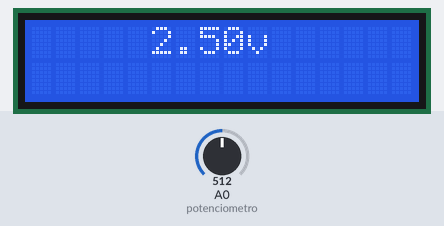
This sketch was run on a simulated Arduino Uno, built with avr-gcc and run on an emulated ATmega328P. Parts: 16×2 character LCD. Inputs (shaded band) come from the test bench; at power-on: A0 (potenciometro) = 512. What the sketch prints to the serial monitor is not drawn.

Above: at 1.2 s.
1.3 s: A0 (potenciometro) set to 716
At 2.9 s:
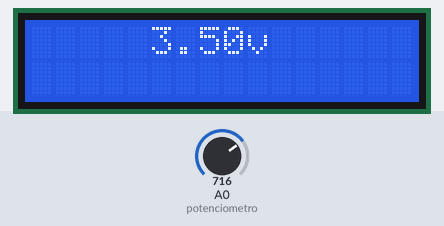
3.5 s: A0 (potenciometro) set to 900
At 4.6 s:
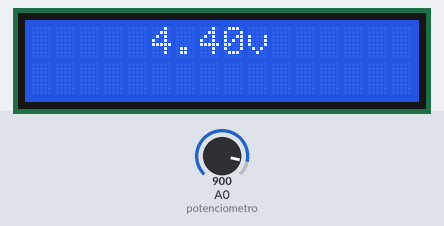
5.5 s: A0 (potenciometro) set to 1023
At 7.4 s:
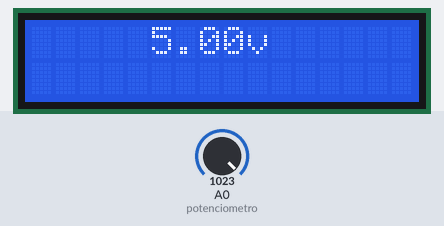
Timing chart, 0 to 8.9 s (numbered marks = the images above; inputs shaded):
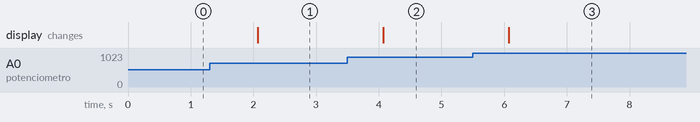

The sketch:

voltimetro.ino
```cpp
#include <LiquidCrystal.h>

LiquidCrystal lcd(12, 11, 5, 4, 3, 2);

int potenciometro = 0;
int valor = 0;

float vMin = 0;
float vMax = 5;
float potMin = 0;
float potMax = 1023;
float m;


void setup() {
  lcd.begin(16, 2);

  Serial.begin(9600);

  m = (vMax - vMin) / (potMax - potMin);
}

void loop() {
  float potencia = analogRead(potenciometro);

  float v = (m * (potencia - potMin)) + vMin;
  Serial.println(v);

  lcd.setCursor(5, 0);
  lcd.print(v);
  lcd.print("v");
  lcd.setCursor(3, 1);
  delay(1000);
}
```

Measured:
- after the input at 1.3 s, the display: changes after 0.77 s (image 1)
- after the input at 3.5 s, the display: changes after 0.57 s (image 2)
- after the input at 5.5 s, the display: changes after 0.57 s (image 3)
